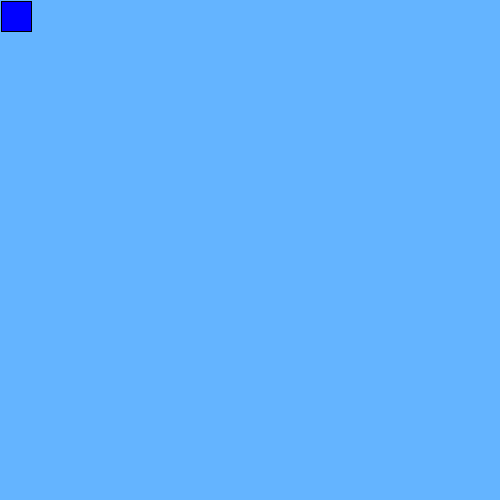
Frame 1 (no input)
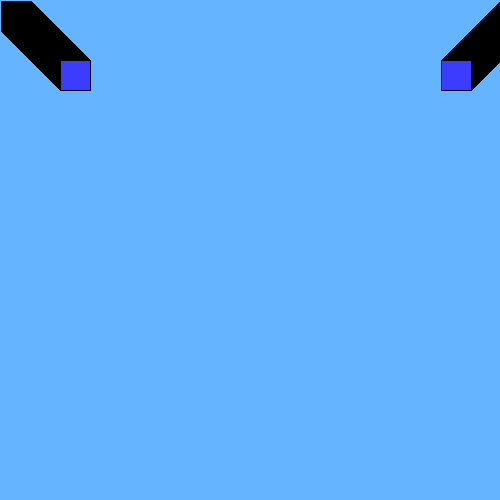
Frame 60 (the mouse pressed at the canvas centre just before this capture)
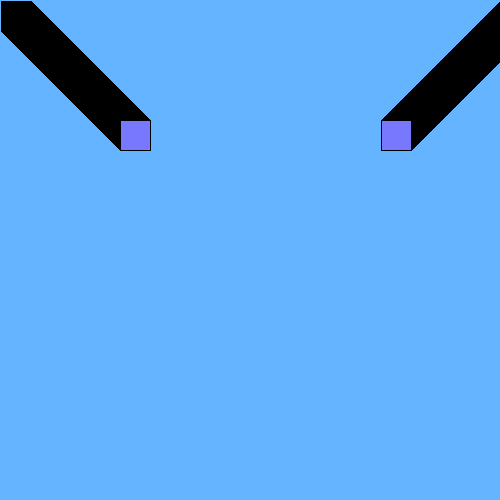
Frame 120 (the mouse held since frame 60 and released just before this capture)

The Processing sketch that drew these frames (run headless with seeded random() and noise(); from frame 60 on, the mouse is pressed at the canvas centre):

// Processing sketch: processing_172350
// ── processing_172350.pde

int possumX = 1;
int possumY = 1;
int bulldogX = 500;
void setup() {
  size(500,500);
  background(100,180,255);
}
void draw(){
  fill(possumX,possumY,bulldogX);
  rect(possumX,possumY,30,30);
  rect(bulldogX,possumX,30,30);
  possumX = possumX + 1;
  possumY = possumY + 1;
  bulldogX = bulldogX - 1;
}
